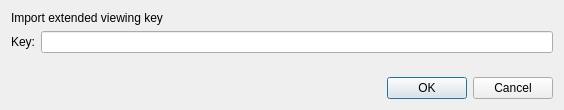
<?xml version="1.0" encoding="UTF-8"?>
<ui version="4.0">
 <class>OpenVKDialog</class>
 <widget class="QDialog" name="imortSKDialog">
  <property name="geometry">
   <rect>
    <x>0</x>
    <y>0</y>
    <width>564</width>
    <height>110</height>
   </rect>
  </property>
  <property name="windowTitle">
   <string>Open URI</string>
  </property>
  <layout class="QVBoxLayout" name="verticalLayout">
   <item>
    <widget class="QLabel" name="label_2">
     <property name="text">
      <string>Import extended viewing key</string>
     </property>
    </widget>
   </item>
   <item>
    <layout class="QHBoxLayout" name="horizontalLayout">
     <item>
      <widget class="QLabel" name="label">
       <property name="text">
        <string>Key:</string>
       </property>
      </widget>
     </item>
     <item>
      <widget class="QValidatedLineEdit" name="keyEdit"/>
     </item>
    </layout>
   </item>
   <item>
    <spacer name="verticalSpacer">
     <property name="orientation">
      <enum>Qt::Vertical</enum>
     </property>
     <property name="sizeHint" stdset="0">
      <size>
       <width>20</width>
       <height>40</height>
      </size>
     </property>
    </spacer>
   </item>
   <item>
    <widget class="QDialogButtonBox" name="buttonBox">
     <property name="orientation">
      <enum>Qt::Horizontal</enum>
     </property>
     <property name="standardButtons">
      <set>QDialogButtonBox::Cancel|QDialogButtonBox::Ok</set>
     </property>
    </widget>
   </item>
  </layout>
 </widget>
 <customwidgets>
  <customwidget>
   <class>QValidatedLineEdit</class>
   <extends>QLineEdit</extends>
   <header>qvalidatedlineedit.h</header>
  </customwidget>
 </customwidgets>
 <resources/>
 <connections>
  <connection>
   <sender>buttonBox</sender>
   <signal>accepted()</signal>
   <receiver>imortSKDialog</receiver>
   <slot>accept()</slot>
   <hints>
    <hint type="sourcelabel">
     <x>248</x>
     <y>254</y>
    </hint>
    <hint type="destinationlabel">
     <x>157</x>
     <y>274</y>
    </hint>
   </hints>
  </connection>
  <connection>
   <sender>buttonBox</sender>
   <signal>rejected()</signal>
   <receiver>imortSKDialog</receiver>
   <slot>reject()</slot>
   <hints>
    <hint type="sourcelabel">
     <x>316</x>
     <y>260</y>
    </hint>
    <hint type="destinationlabel">
     <x>286</x>
     <y>274</y>
    </hint>
   </hints>
  </connection>
 </connections>
</ui>
